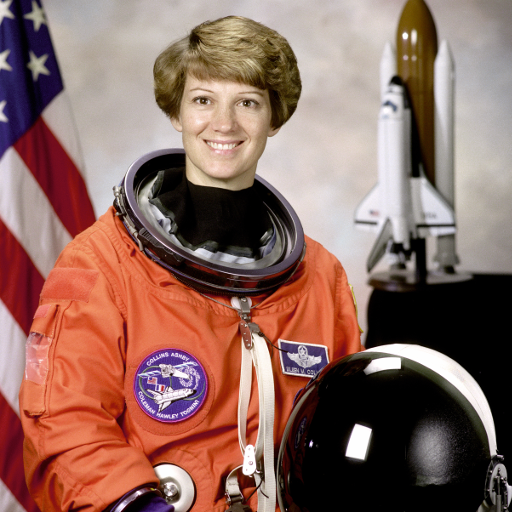
#> input picture Assets/test-images/astronaut.png, 512 x 512 px, given in place of moon.png, which was not available
$ python 00_intensity_doc_figures.py ../../Assets/test-images/astronaut.png
#> lines starting #> are read from the running program, lines starting #| are printed output that depends on the picture; pictures that were not available may be replaced by others from this repository, and a replacement may not be noted
"""重新生成 intensity-and-grayscale.md 里那 4 张灰度变换配图。

为什么单独有这么个脚本:
    这 4 张图原先是「画完扔进 Assets/results/ 就没了」,仓库里没有任何代码能
    重新生成它们。换台机器、换个 matplotlib 版本、想改个参数或修个排版,
    都只能从头重画。配图和数字一样属于结论,结论就该有出处。

生成 4 张(全部写到 Assets/results/):
    intensity-transform-curves.png  六种变换的映射曲线 + 效果并排(moon)
    linear-transform.png            s = a·r + b 的五组 (a,b):曲线/效果/直方图
    log-transform.png               对数曲线的读法 + 它在傅里叶频谱上的杀手级用途
    linear-vs-log.png               同样想看清暗部:线性靠推出画面,对数靠挤扁亮部

用法:
    .venv/bin/python Ch03_Spatial_Filtering/00_intensity_doc_figures.py [--show]

注意:本脚本会覆盖上述 4 个文件。文档正文引用的就是它们,改参数前先想清楚。
"""

import sys
from pathlib import Path

import cv2
import matplotlib

if "--show" not in sys.argv:
    matplotlib.use("Agg")  # 无窗口环境只保存文件
import matplotlib.pyplot as plt
import numpy as np
import numpy.typing as npt

REPO = Path(__file__).resolve().parents[2]
OUT = REPO / "Assets" / "results"
matplotlib.rcParams["font.family"] = ["Heiti TC", "Arial Unicode MS", "sans-serif"]
matplotlib.rcParams["axes.unicode_minus"] = False

LEVELS = np.arange(256)
C_LOG = 255.0 / np.log(256.0)   # ≈ 45.99,把 log(1+r) 的 0~5.55 撑满 0~255


def to_lut(s: npt.NDArray[np.float64]) -> npt.NDArray[np.uint8]:
    """浮点曲线 → 256 项 uint8 查找表。

    clip 不是收尾而是变换的一部分:越界不夹住的话 astype 会按 256 取模回绕,
    高光变黑斑。见 Documents/01-fundamentals/02-rounding-and-float.md。
    """
    return np.clip(np.rint(s), 0, 255).astype(np.uint8)


def lut_linear(a: float, b: float) -> npt.NDArray[np.uint8]:
    return to_lut(a * LEVELS + b)


def lut_log() -> npt.NDArray[np.uint8]:
    return to_lut(C_LOG * np.log(1.0 + LEVELS))


def lut_gamma(gamma: float) -> npt.NDArray[np.uint8]:
    return to_lut(255.0 * (LEVELS / 255.0) ** gamma)


def lut_window(lo: int, hi: int) -> npt.NDArray[np.uint8]:
    """分段拉伸:把 [lo, hi] 撑满 0~255,区间外直接截断。也就是 a=255/(hi-lo)。"""
    return to_lut((LEVELS - lo) * (255.0 / (hi - lo)))


def load(name: str) -> npt.NDArray[np.uint8]:
    img = cv2.imread(str(REPO / "Assets" / "test-images" / name), cv2.IMREAD_GRAYSCALE)
    if img is None:
        raise SystemExit(f"读图失败: {name}")
    return np.asarray(img, dtype=np.uint8)


def clipped_pct(lut: npt.NDArray[np.uint8], img: npt.NDArray[np.uint8]) -> float:
    """这条曲线把百分之多少的像素拍到了 0 / 255(不含原本就是 0 / 255 的)。"""
    hist = np.bincount(img.ravel(), minlength=256)
    dead = ((lut == 0) | (lut == 255)) & (LEVELS != 0) & (LEVELS != 255)
    return float(100.0 * hist[dead].sum() / img.size)


def draw_curve(ax: plt.Axes, lut: npt.NDArray[np.uint8], *, shade: bool = False) -> None:
    """画一条映射曲线,虚线是「什么都不做」的对角线。

    shade=True 时把 0 / 255 以外的区域涂红:曲线一旦贴上红区边界就是在丢信息,
    这比只看曲线形状直观得多。
    """
    if shade:
        ax.axhspan(255, 300, color="tab:red", alpha=0.08)
        ax.axhspan(-45, 0, color="tab:red", alpha=0.08)
        ax.set_ylim(-45, 300)
    else:
        ax.set_ylim(0, 255)
    ax.plot([0, 255], [0, 255], color="0.6", lw=0.9, ls="--")
    ax.plot(LEVELS, lut, color="tab:red", lw=2.0)
    ax.set_xlim(0, 255)
    ax.set_xticks([0, 128, 255])


def fig_curves() -> None:
    """图一:六种变换的映射曲线 + 效果并排 —— 「一张兑换表决定每个亮度换成什么」。"""
    img = load("moon.png")
    cases = [
        ("原图(不变)\ns = r", lut_linear(1.0, 0.0)),
        ("反色\ns = 255 - r", lut_linear(-1.0, 255.0)),
        ("对数\ns = c·log(1+r)", lut_log()),
        ("幂律 γ=0.4\ns = 255·(r/255)^γ", lut_gamma(0.4)),
        ("幂律 γ=2.2\n(压暗)", lut_gamma(2.2)),
        ("分段拉伸 [30,120]\n区间外截断", lut_window(30, 120)),
    ]
    fig, axes = plt.subplots(2, len(cases), figsize=(19, 6.6),
                             gridspec_kw={"height_ratios": [1, 1.25]})
    for col, (title, lut) in enumerate(cases):
        ax = axes[0, col]
        draw_curve(ax, lut)
        ax.set_yticks([0, 128, 255])
        ax.set_title(title, fontsize=10)
        if col == 0:
            ax.set_ylabel("输出 s")
        axes[1, col].imshow(cv2.LUT(img, lut), cmap="gray", vmin=0, vmax=255)
        axes[1, col].axis("off")
    fig.suptitle("灰度变换:一张「兑换表」决定每个亮度值换成什么(虚线 = 不做任何改变)",
                 fontsize=13)
    # suptitle 不进 tight_layout 的布局,rect 给它留位,否则会压住第一行标题
    fig.tight_layout(rect=(0.01, 0.0, 1.0, 0.93))
    fig.savefig(OUT / "intensity-transform-curves.png", dpi=110)


def fig_linear() -> None:
    """图二:s = a·r + b 的五组参数 —— 曲线 / 效果 / 直方图三行对照。"""
    img = load("camera.png")
    cases = [
        ("原样", 1.0, 0.0), ("提亮", 1.0, 60.0), ("增对比", 1.8, -100.0),
        ("降对比", 0.5, 64.0), ("反色", -1.0, 255.0),
    ]
    fig, axes = plt.subplots(3, len(cases), figsize=(17, 10.5),
                             gridspec_kw={"height_ratios": [1, 1.2, 0.85]})
    for col, (name, a, b) in enumerate(cases):
        lut = lut_linear(a, b)
        ax = axes[0, col]
        draw_curve(ax, lut, shade=True)
        # 未截断的理想直线画成点线,和被拍平的实际曲线一对比就知道削掉了多少
        ax.plot(LEVELS, a * LEVELS + b, color="0.35", lw=0.8, ls=":")
        ax.set_yticks([0, 128, 255])
        ax.set_title(f"{name}\na={a:g}, b={b:+g}", fontsize=10)
        if col == 0:
            ax.set_ylabel("输出 s")
            ax.text(8, 272, "红区 = 被截断", color="tab:red", fontsize=8)

        out = cv2.LUT(img, lut)
        axes[1, col].imshow(out, cmap="gray", vmin=0, vmax=255)
        axes[1, col].axis("off")

        ax = axes[2, col]
        ax.bar(LEVELS, np.bincount(out.ravel(), minlength=256), width=1.0,
               color="tab:blue")
        # 纵轴取对数:截断会在 0 或 255 上堆出几万个像素的尖峰,线性纵轴下
        # 其余柱子会被压成贴地的一条,什么都看不出来
        ax.set_yscale("log")
        ax.set_xlim(0, 255)
        ax.set_ylim(bottom=1)
        ax.set_yticks([])
        if col == 0:
            ax.set_xlabel("直方图(对数纵轴)")
    fig.suptitle("线性灰度变换 s = a·r + b   ——   a 管对比度(斜率),b 管亮度(截距)",
                 fontsize=13)
    fig.tight_layout(rect=(0.012, 0.0, 1.0, 0.94))
    fig.savefig(OUT / "linear-transform.png", dpi=110)


def fig_log() -> None:
    """图三:对数曲线怎么读,以及它真正无可替代的用途 —— 看傅里叶频谱。"""
    img = load("camera.png")
    lut = lut_log()

    fig = plt.figure(figsize=(15, 8.5))
    gs = fig.add_gridspec(2, 3, height_ratios=[1, 1.1])

    # 左上:对数 vs 最接近的幂律。两条几乎重合 —— 所以伽马能当"可调的对数"用
    ax = fig.add_subplot(gs[0, 0])
    gamma = 0.21
    ax.plot([0, 255], [0, 255], color="0.6", lw=0.9, ls="--", label="不变")
    ax.plot(LEVELS, lut, color="tab:red", lw=2.0, label="对数")
    ax.plot(LEVELS, lut_gamma(gamma), color="tab:blue", lw=1.6, ls="-.",
            label=f"幂律 γ={gamma}")
    ax.set_xlim(0, 255); ax.set_ylim(0, 255)
    ax.set_xticks([0, 128, 255]); ax.set_yticks([0, 128, 255])
    ax.set_title("对数曲线 vs 最接近的幂律", fontsize=11)
    ax.legend(fontsize=8, loc="lower right")

    # 右上:放大看具体读数 —— 0~10 的输入就占掉了输出的 0~110
    ax = fig.add_subplot(gs[0, 1:])
    ax.plot(LEVELS, lut, color="tab:red", lw=2.0)
    for r in (10, 130, 255):
        s = int(lut[r])
        ax.plot([r, r], [0, s], color="0.5", lw=0.7, ls=":")
        ax.plot([0, r], [s, s], color="0.5", lw=0.7, ls=":")
        ax.annotate(f"r={r} → s={s}", xy=(r, s), xytext=(r - 6, s + 12),
                    fontsize=9, color="tab:red", ha="right")
    ax.set_xlim(0, 255); ax.set_ylim(0, 275)
    ax.set_title("暗部被大幅拉宽,亮部被压缩(0~10 的输入占了输出的 0~110)",
                 fontsize=11)

    # 下排:频谱。幅度差几百万倍,不取 log 屏幕上只剩中心一个白点
    spec = np.abs(np.fft.fftshift(np.fft.fft2(img.astype(np.float64))))
    linear_view = np.clip(np.rint(spec / spec.max() * 255.0), 0, 255).astype(np.uint8)
    log_spec = np.log1p(spec)
    log_view = np.clip(np.rint(log_spec / log_spec.max() * 255.0), 0, 255).astype(np.uint8)
    for col, (pic, title) in enumerate((
            (img, "原图"),
            (linear_view, "频谱:线性显示\n(几乎全黑,只剩中心一点)"),
            (log_view, "频谱:取 log 后\n(结构全部显现)"))):
        ax = fig.add_subplot(gs[1, col])
        ax.imshow(pic, cmap="gray", vmin=0, vmax=255)
        ax.set_title(title, fontsize=10)
        ax.axis("off")

    fig.suptitle("对数变换 s = c·log(1+r), c = 255/log(256) ≈ 46", fontsize=13)
    fig.tight_layout(rect=(0.0, 0.0, 1.0, 0.94))
    fig.savefig(OUT / "log-transform.png", dpi=110)


def fig_linear_vs_log() -> None:
    """图四:同样想看清暗部,线性和对数付出的代价完全不同。"""
    img = load("camera.png")
    a_gain = 3.0
    cases = [
        ("原图", lut_linear(1.0, 0.0)),
        (f"线性 a={a_gain:g}", lut_linear(a_gain, 0.0)),
        ("对数", lut_log()),
    ]
    fig, axes = plt.subplots(2, 3, figsize=(13.5, 8.2),
                             gridspec_kw={"height_ratios": [1, 1.25]})
    for col, (name, lut) in enumerate(cases):
        ax = axes[0, col]
        draw_curve(ax, lut, shade=True)
        if col == 1:
            ax.plot(LEVELS, a_gain * LEVELS, color="0.35", lw=0.8, ls=":")
        ax.set_yticks([0, 128, 255])
        title = name if col == 0 else f"{name}\n截断 {clipped_pct(lut, img):.0f}% 像素"
        ax.set_title(title, fontsize=11)
        axes[1, col].imshow(cv2.LUT(img, lut), cmap="gray", vmin=0, vmax=255)
        axes[1, col].axis("off")
    fig.suptitle("同样想看清暗部:线性靠「把亮部推出画面」,对数靠「把亮部挤扁」",
                 fontsize=13)
    fig.tight_layout(rect=(0.0, 0.0, 1.0, 0.93))
    fig.savefig(OUT / "linear-vs-log.png", dpi=110)


def main() -> None:
    OUT.mkdir(parents=True, exist_ok=True)
    for fn in (fig_curves, fig_linear, fig_log, fig_linear_vs_log):
        fn()
#> this loop made 4 passes
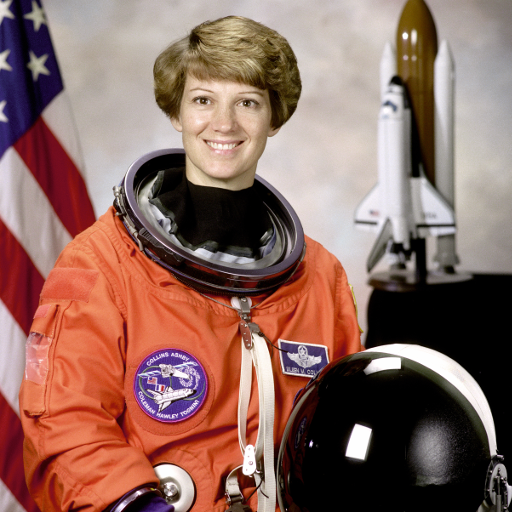
#> input picture Assets/test-images/astronaut.png, 512 x 512 px, given in place of moon.png, which was not available
#> pass 1, in load, `img = cv2.imread(str(REPO / "Assets" / "test-images" / name), cv2.IMRE..`:
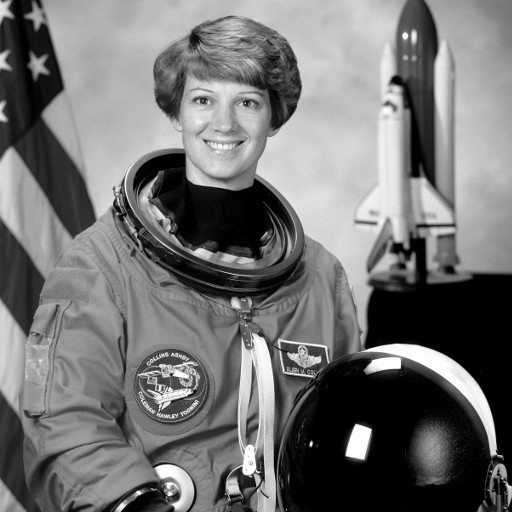
#> img: shape (512, 512); min 0, max 255, mean 115
#> pass 1, in fig_curves, `fig.savefig(OUT / "intensity-transform-curves.png", dpi=110)`:
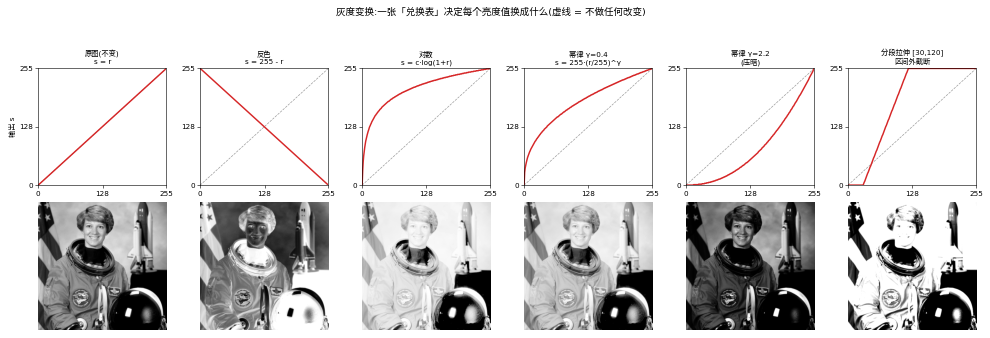
#> figure drawn by matplotlib, 12 panels; panel 1: curve peaks at x = 255, y = 255; panel 2: curve peaks at x = 0, y = 255; panel 3: curve peaks at x = 253, y = 255; panel 4: curve peaks at x = 254, y = 255
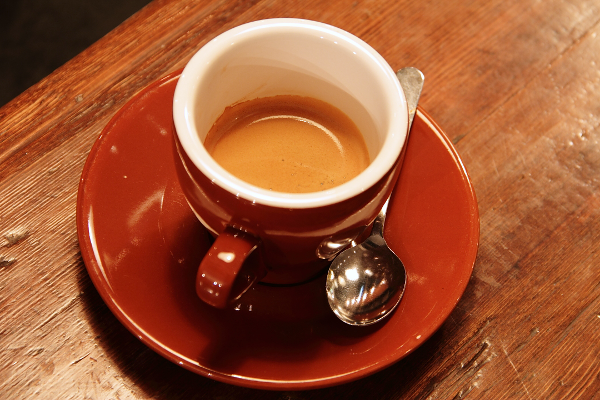
#> input picture Assets/test-images/coffee.png, 600 x 400 px, given in place of camera.png, which was not available
#> pass 2, in load (call 2), `img = cv2.imread(str(REPO / "Assets" / "test-images" / name), cv2.IMRE..`:
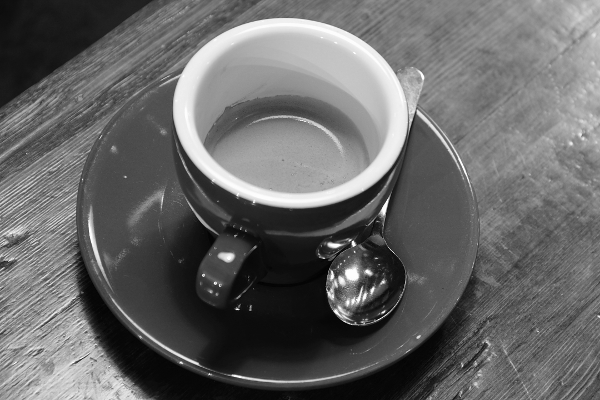
#> img: shape (400, 600); min 0, max 255, mean 103.1
#> pass 2, in fig_linear, `fig.savefig(OUT / "linear-transform.png", dpi=110)`:
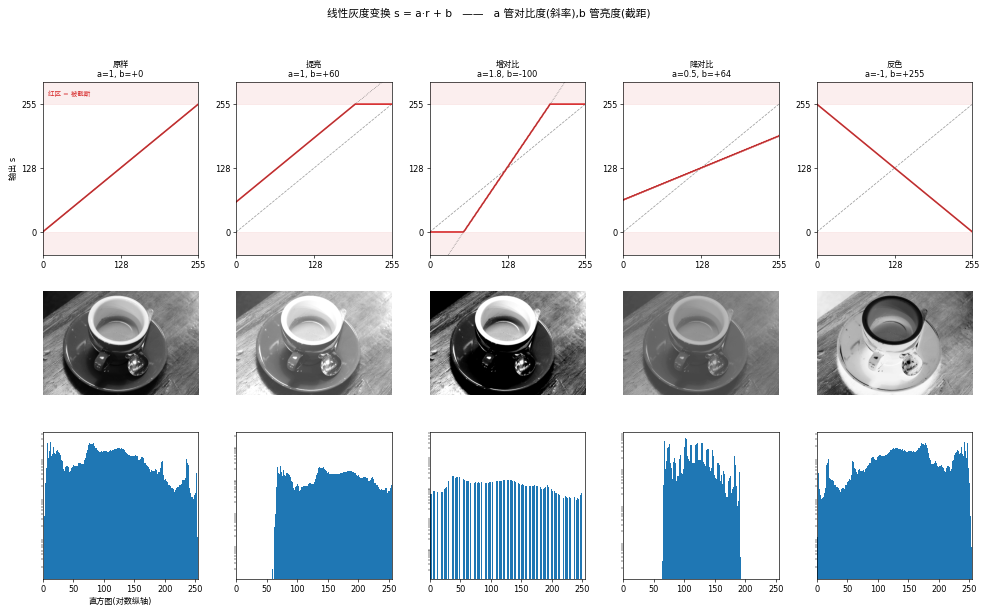
#> figure drawn by matplotlib, 15 panels; panel 1: curve peaks at x = 255, y = 255; panel 1: curve peaks at x = 255, y = 255; panel 2: curve peaks at x = 195, y = 255; panel 2: curve peaks at x = 255, y = 315
    print("已重新生成 intensity-and-grayscale.md 的 4 张配图:")
    for name in ("intensity-transform-curves.png", "linear-transform.png",
                 "log-transform.png", "linear-vs-log.png"):
        print(f"  {(OUT / name).relative_to(REPO)}")

    img = load("camera.png")
    print(f"\n顺带一组实测(camera.png):线性 a=3 截断 "
          f"{clipped_pct(lut_linear(3.0, 0.0), img):.0f}% 的像素,"
          f"对数截断 {clipped_pct(lut_log(), img):.0f}%")
#| 顺带一组实测(camera.png):线性 a=3 截断 61% 的像素,对数截断 0%

    if "--show" in sys.argv:
        plt.show()


if __name__ == "__main__":
    main()
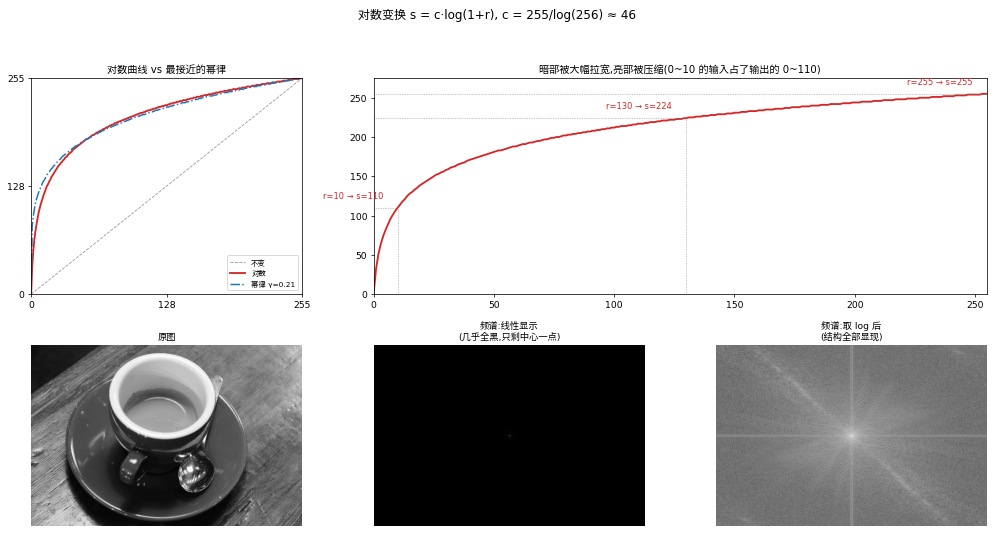
#> figure drawn by matplotlib, 5 panels; panel 1: curve peaks at x = 253, y = 255; panel 1: curve peaks at x = 253, y = 255; panel 2: curve peaks at x = 253, y = 255
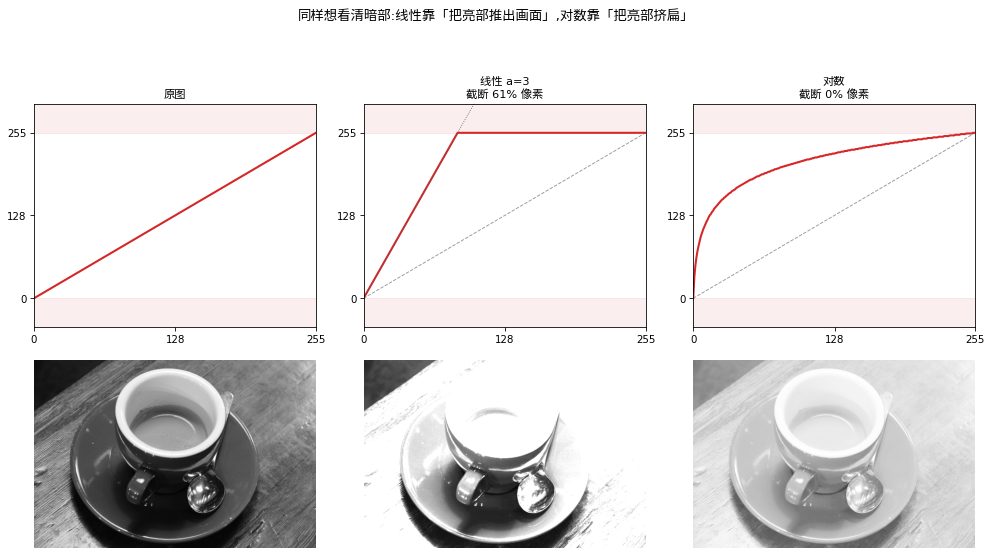
#> figure drawn by matplotlib, 6 panels; panel 1: curve peaks at x = 255, y = 255; panel 2: curve peaks at x = 85, y = 255; panel 2: curve peaks at x = 255, y = 765; panel 3: curve peaks at x = 253, y = 255
